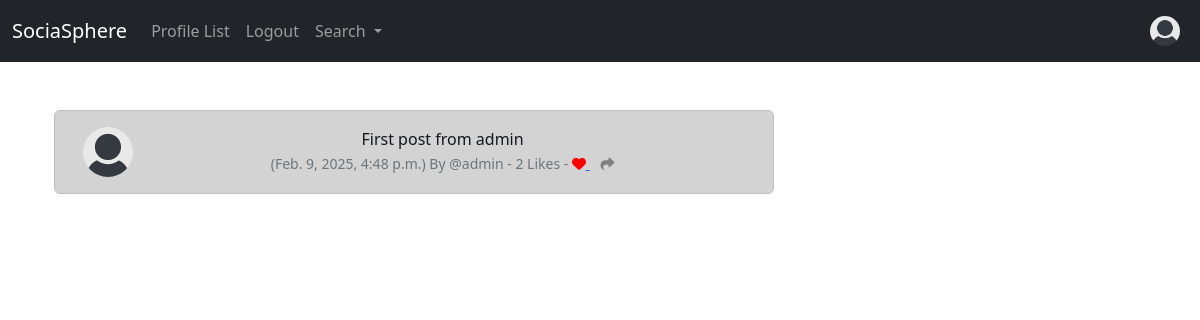
Screenshot of /post_show/2 (signed in) with the database file from the repository.
### dashboard/models.py (models this page shows, shortened)
class Post(models.Model):
    user = models.ForeignKey(
        User, related_name="posts",
        on_delete=models.DO_NOTHING
    )
    body = models.CharField(max_length=200)
    created_at = models.DateTimeField(auto_now_add=True)
    likes = models.ManyToManyField(User, related_name="post_like", blank=True)
    def number_of_likes(self):
        return self.likes.count()

### dashboard/views.py (the view)
# urls.py: path('post_show/<int:pk>', views.post_show, name="post_show"),
def post_show(request, pk):
    post = get_object_or_404(Post, id=pk)
    if post:
        return render(request, "show_post.html", {'post': post})
    else:
        messages.success(request, ("That Post Does Not Exist..."))
        return redirect('home')

### dashboard/templates/show_post.html (shortened to what this page needs)
{% extends 'base.html' %}
{% load static %}
{% block content %}
<div class="container text-center">
    <div class="row">
        <div class="col-8">
            <br/>
            <div class="alert alert-dark" role="alert">
                <div class="container">
                    <div class="row">
                        <div class="col-1">
                            {% if post.user.profile.profile_image %}
                                <img src="{{ post.user.profile.profile_image.url }}" width=50 height=50 class="rounded-circle" alt="{{ post.user.username }}">
                            {% else %}
                                <img src="{% static 'images/default_profile_pic.png' %}" width=50 height=50 class="rounded-circle" alt="{{ post.user.username }}">
                            {% endif %}
                        </div>
                        <div class="col-11">
                            {{ post.body }}<br/>
                            <small class="text-muted">
                                ({{ post.created_at}}) By
                                @{{ post.user.username }}
                                - {{ post.number_of_likes }} Likes -
                                {% if user in post.likes.all %}
                                    <a href="{% url 'post_like' post.id %}">
                                        <i class="fa-solid fa-heart" style="color:red"></i>
                                    </a>
                                {% else %}
                                    <a href="{% url 'post_like' post.id %}">
                                        <i class="fa fa-heart-o" style="color:red"></i>
                                    </a>
                                {% endif %}
                                <a href="{% url 'share_post' post.id %}" id="share-post">
                                    <i class="fa-solid fa-share" style="color:gray"></i>
                                </a>
                            </small>
                        </div>
                    </div>
                </div>
            </div>
        </div>
        <div class="col-4">
            <br/><br/><br/>
        </div>
    </div>
</div>
{% endblock %}

### rows the page displays
Post: body "First post from admin", created_at "Feb. 9, 2025, 4:48 p.m.", user.username "admin", number_of_likes "2"
